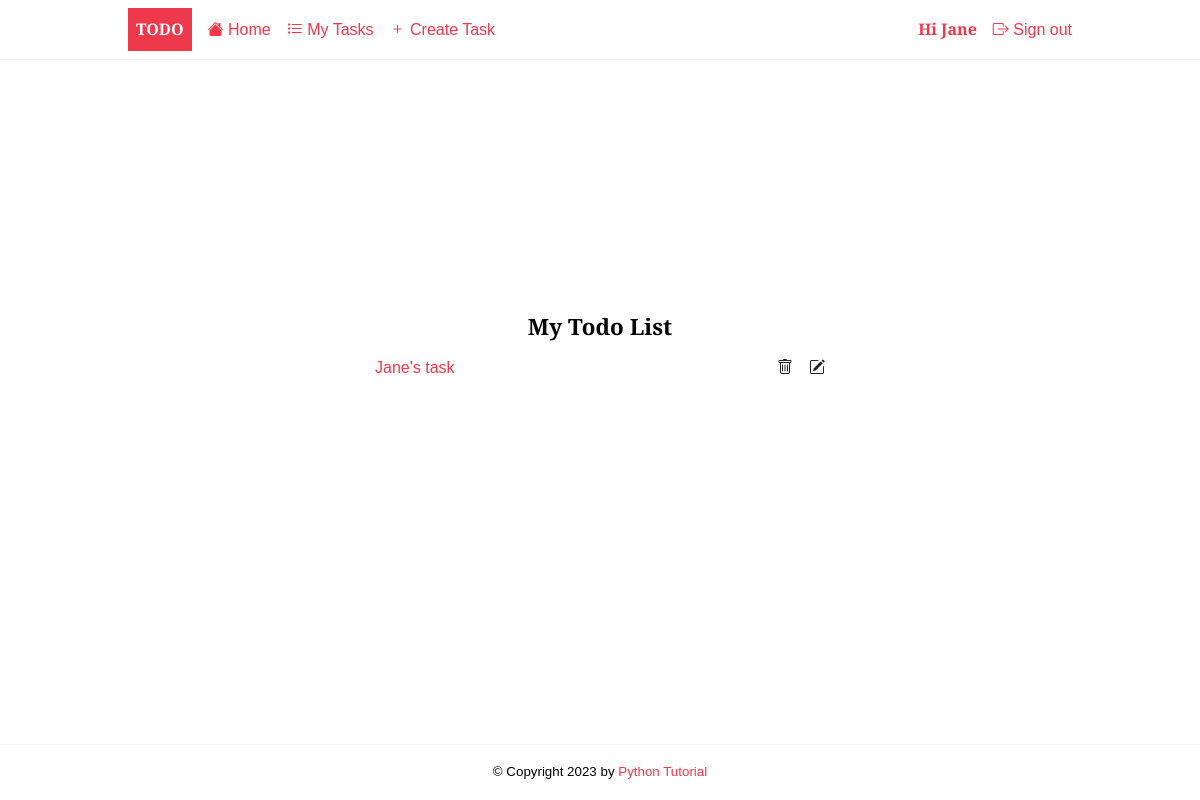
The page /tasks/ (signed in) on the database as committed earlier.
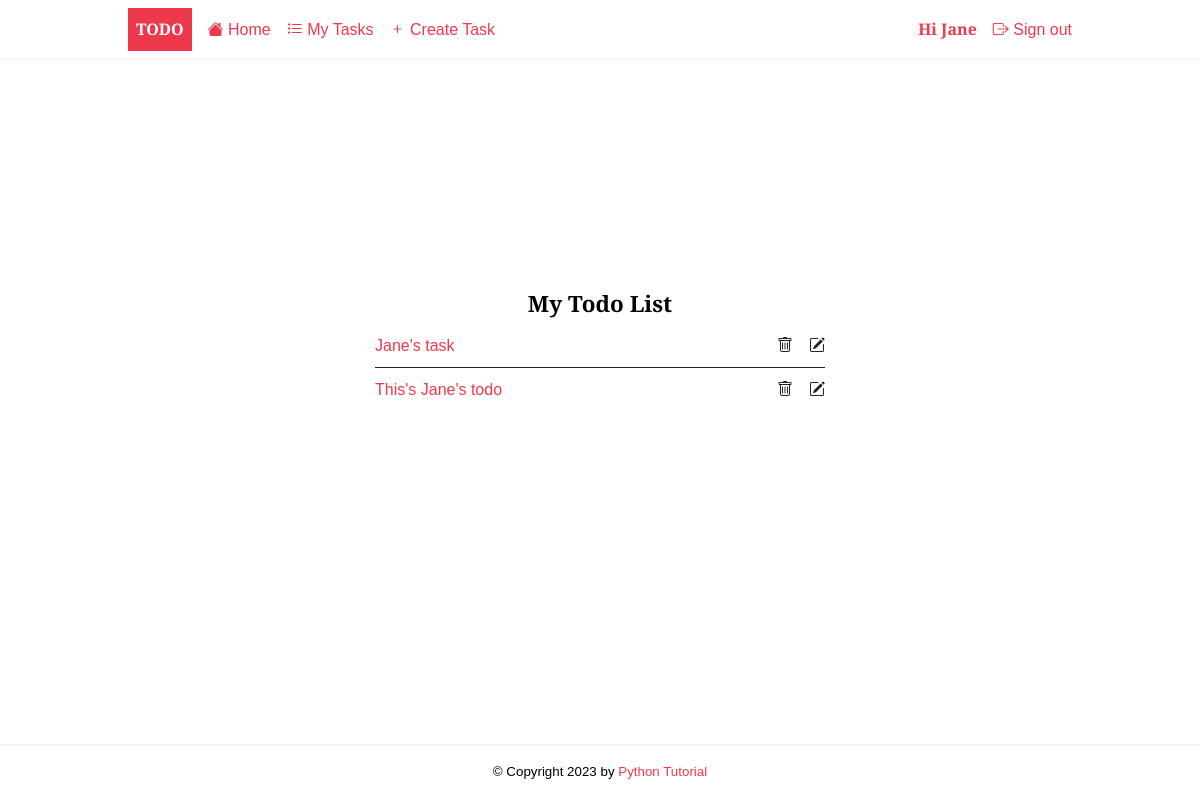
The same page on the database as committed later.
### todo/models.py (models this page shows, shortened)
class Task(models.Model):
    title = models.CharField(max_length=255)
    description = models.TextField(null=True, blank=True)
    completed = models.BooleanField(default=False)
    created_at = models.DateTimeField(auto_now_add=True)
    user = models.ForeignKey(User, on_delete=models.CASCADE, null=True, blank=True)
    class Meta:
        ordering = ["completed"]

### todo/views.py (the view)
# urls.py: path("tasks/", views.TaskList.as_view(), name="tasks"),
class TaskList(LoginRequiredMixin, generic.ListView):
    model = Task
    context_object_name = 'tasks'
    def get_queryset(self):
        return self.model.objects.filter(user=self.request.user)

### todo/templates/todo/task_list.html
{% extends 'base.html' %}
{% block content %}
<div class="center">
	<h2>My Todo List</h2>
	{% if tasks %}
	<ul class="tasks">
		{% for task in tasks %}
			<li><a href="{% url 'todo:task_detail' task.id %}" class="{% if task.completed %}completed{% endif %}">{{ task.title }}</a>
				<div  class="task-controls">
				 	<a href="{% url 'todo:task_delete' task.id %}"><i class="bi bi-trash"></i> </a>
					<a href="{% url 'todo:task_update' task.id %}"><i class="bi bi-pencil-square"></i></a>
		        </div>
		    </li>
		{% endfor %}
	{% else %}
		<p>😎Yeah~ you have no pending tasks!🎉</p>
        <a href="{% url 'todo:task_create' %}">Creat task</a>
	{% endif %}
	</ul>
</div>
{% endblock content %}

Rows that differ between the two databases and show on the page:
added Task: title "This's Jane's todo"
